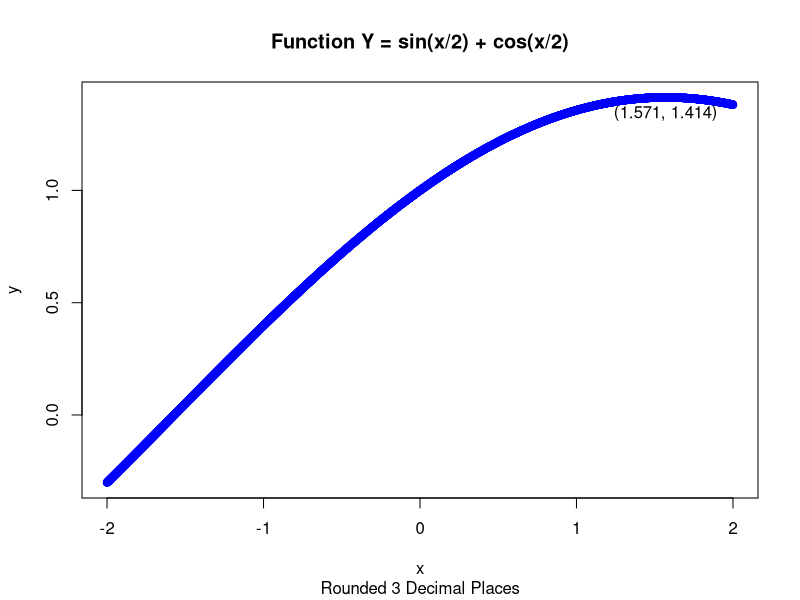
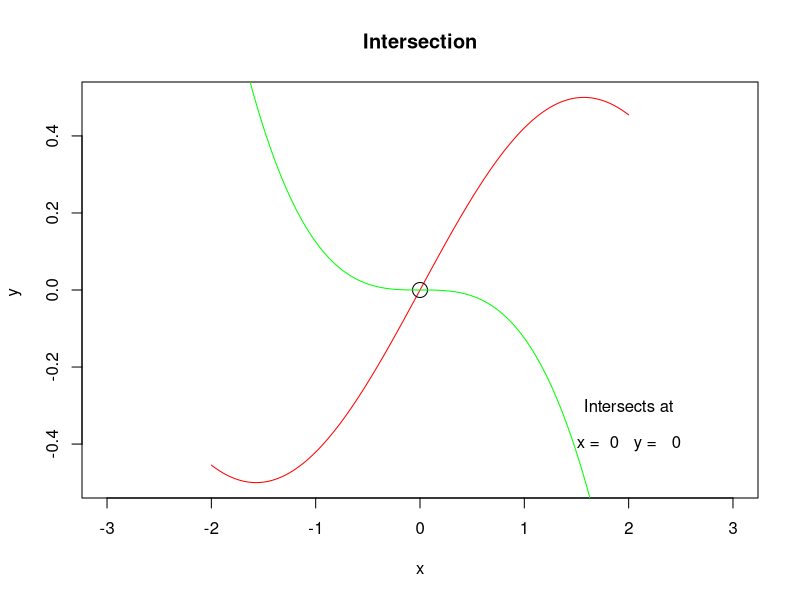
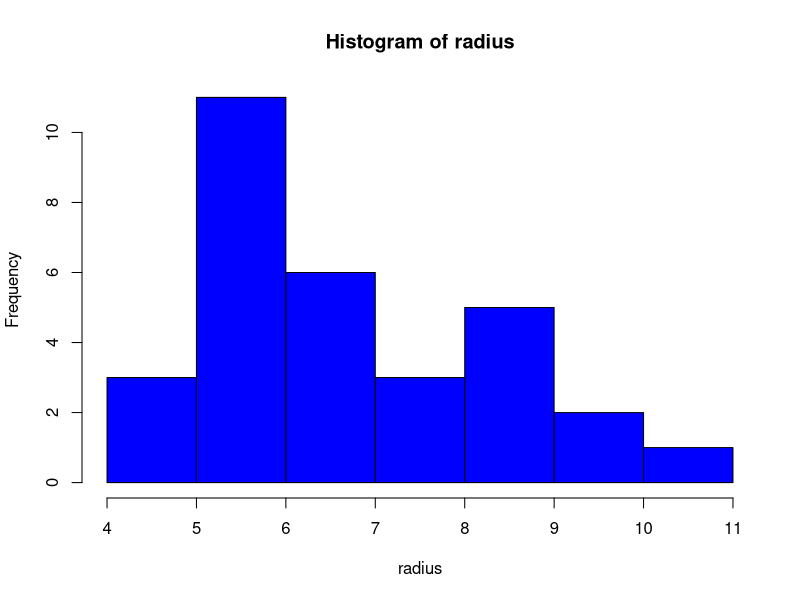
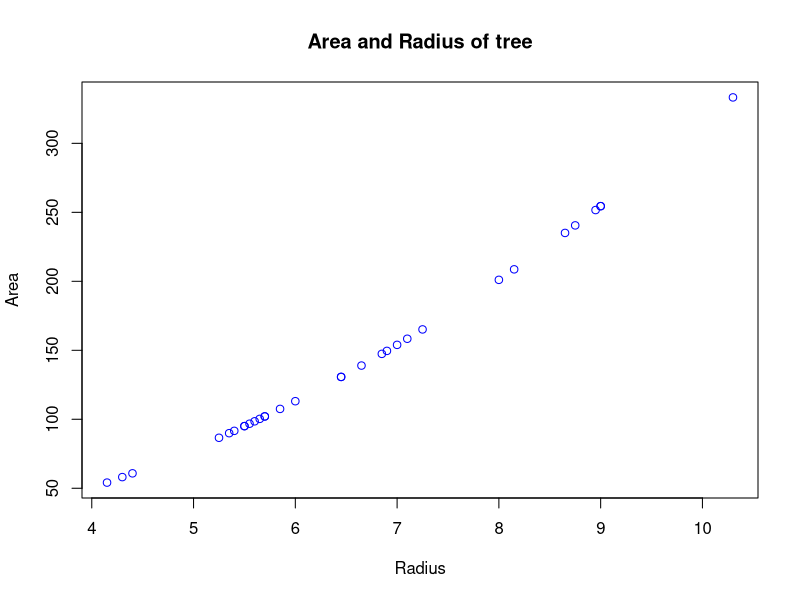
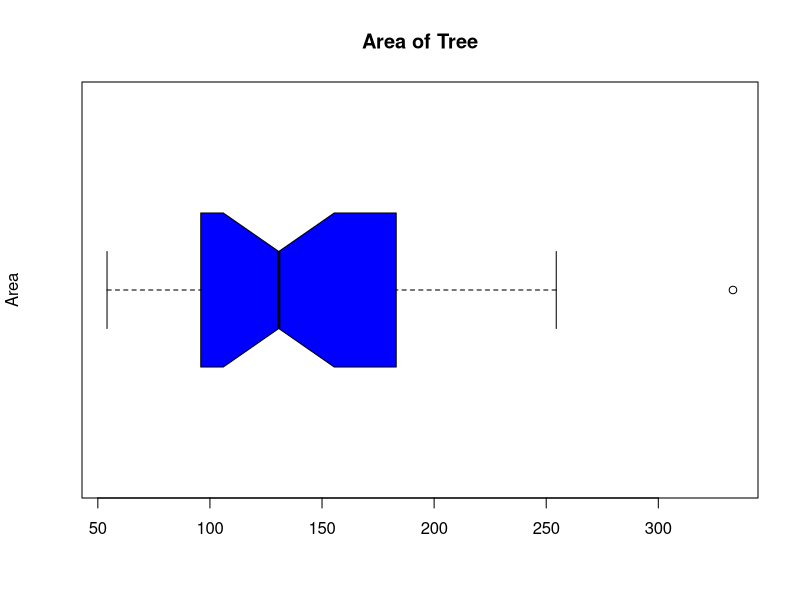
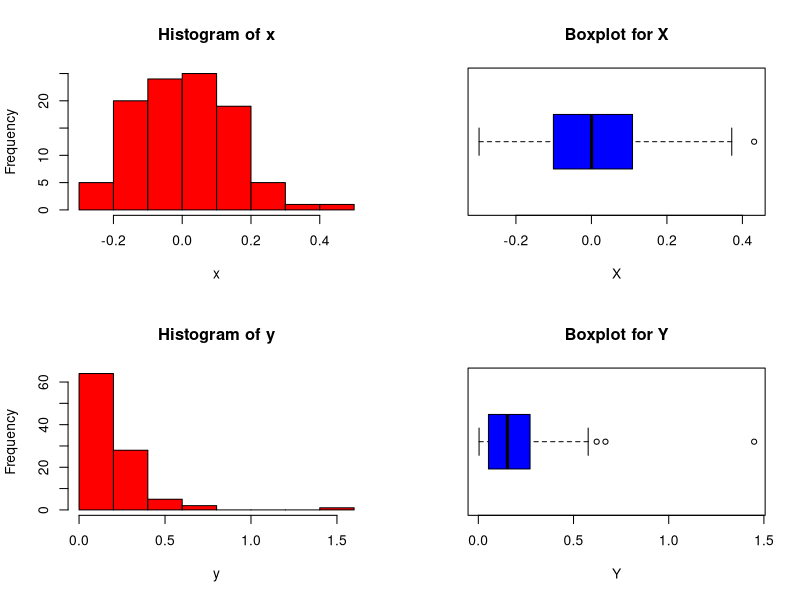
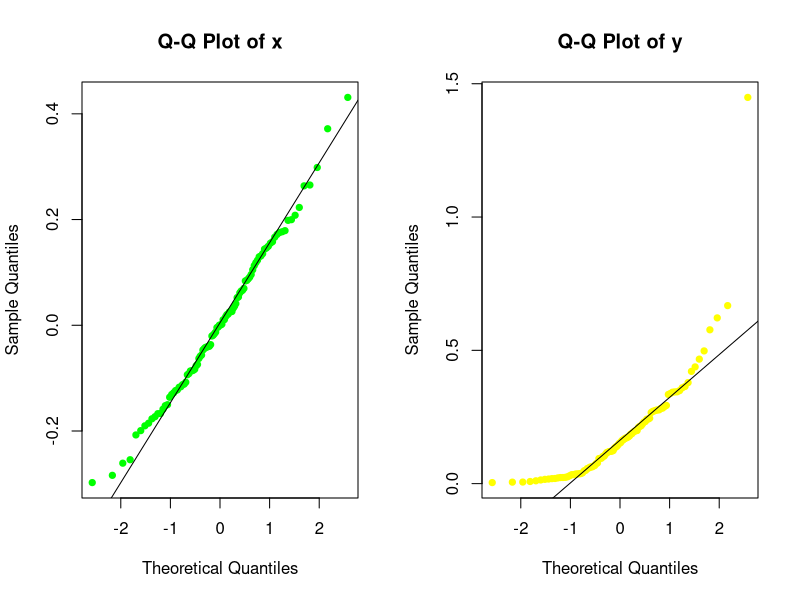

Source code (R) for these figures, in order:
## ---- chunk 1
# DO NOT ADD OR REVISE CODE HERE
knitr::opts_chunk$set(echo = TRUE, eval = TRUE)
## ---- chunk 2

a <- c(seq(0,4,1), 13, rep(c(2,-5.1,-23), 3), (7/42)+3+(35/42))
print(a)

## ---- chunk 3
a <- sort(a)
print(a)
#[1] -23.0 -23.0 -23.0  -5.1  -5.1  -5.1   0.0   1.0   2.0   2.0 [11]   2.0   2.0   3.0   4.0   4.0  13.0

L = length(a)
print(L)
#[1] 16

b <- seq(L, 1,-1)
print(b)

c <- a+b
print(c)
#[1] -7.0 -8.0 -9.0  7.9  6.9  5.9 10.0 10.0 10.0  9.0  8.0  7.0 [13]  7.0  7.0  6.0 14.0

## ---- chunk 4

d <-  d <- c(c[1], c[16])
print (d)
#[1] -7 14

e <- c(c[2:15])
print (e)
# [1] -8.0 -9.0  7.9  6.9  5.9 10.0 10.0 10.0  9.0  8.0  7.0  7.0 [13]  7.0  6.0

## ---- chunk 5

f <- c(d[1], e, d[2])
print(f)
#[1] -7.0 -8.0 -9.0  7.9  6.9  5.9 10.0 10.0 10.0  9.0  8.0  7.0 [13]  7.0  7.0  6.0 14.0

(sum(f))
#[1] 84.7 

## ---- chunk 6

trig <- function(x){
  y = ( sin(x/2) + cos(x/2) )
  return(y)
} 

## ---- chunk 7

x<-seq(-2,2,length.out = 4001)
a <-x[which.max(trig(x))]#this is the corresponding x value for max y
a
# [1] 1.571
y <- trig(x)
b <- round(y[which.max(y)],3)
b
#[1] 1.414 
## ---- chunk 8
plot (x, y, col="blue")
title(main = 'Function Y = sin(x/2) + cos(x/2)', sub="Rounded 3 Decimal Places")
text(a, b, '(1.571, 1.414)', pos =1) 


## ---- chunk 9
 x<-seq(-2,2,length.out = 4001)
y1 <- cos(x/2) * sin(x/2)
y2 <- -(x/2)^3
which(y1 == y2)
# 2001

x[which(y1 == y2)]
# 0 

y1[which(y1 == y2)]
# 0 

plot(x, cos(x/2)*sin(x/2), main = "Intersection", col = "red",
     xlab = " x ", 
     ylab = "y ",
     type = "l",
     xlim = c(-3, 3))
points(y1[which(y1 == y2)],
       y2[which(y1 == y2)],
      col = "black",
      cex = 2)
lines(x, -(x/2)**3, col = "green")
text(y1[which(y1 == y2)] + 2,
       y2[which(y1 == y2)] - 0.3,
      "Intersects at")
text(x = 2, y = -0.4, paste("x = ",
                                 y1[which(y1 == y2)],
                                "  y =  ",
                                y2[which(y1 == y2)]))



## ---- chunk 10
data(trees)
str(trees)
# 31 objects in the three variables; Girth, Height, Volume

median(trees$Girth)
# 12.9 

which(trees$Girth == median(trees$Girth))
# Trees 16, 17 have median girth of 12.9 




## ---- chunk 11

radius <- trees$Girth/2
area <- pi*radius^2
stem(radius) 

cells <- seq(from = 4.0, to = 11.0)
hist(radius, breaks = cells, col = "blue", right = FALSE)

plot(radius,area, col="blue", main = "Area and Radius of tree", xlab="Radius",ylab="Area")

## ---- chunk 12

boxplot(area, col = "blue",  main = "Area of Tree", 
        ylab = "Area", notch = TRUE,horizontal = TRUE)

## ---- chunk 13

boxplot.stats(trees$Volume,coef=3)$out

#It is not extreme outlier

which.max(area)

#[1] 31

trees[31,]

#girth: 20.6, height: 87, volume: 77

## ---- chunk 14

set.seed(124)
y <- rexp(n=100, rate=5.5)

set.seed(127)
x <- rnorm(n=100, mean=0, sd=0.15)

comb = cbind(x,y)
round(apply(comb,2,IQR), 4)

#   x = 0.2041, y = 0.2164 



## ---- chunk 15


 par(mfrow=c(2,2))
hist(x, col="red")
boxplot(x, col='blue', main='Boxplot for X', xlab = 'X', horizontal = TRUE)
hist(y, col="red")
boxplot(y, col="blue", main='Boxplot for Y', xlab = 'Y', horizontal = TRUE)

## ---- chunk 16

 par(mfrow =c(1,2))
plot5 <- qqnorm(x,main = "Q-Q Plot of x",col="Green",pch=20,cex=1.25)
plot6 <- qqline(x)
plot7 <- qqnorm(y,main = "Q-Q Plot of y",col="Yellow",pch=20,cex=1.25)
plot8 <- qqline(y)


